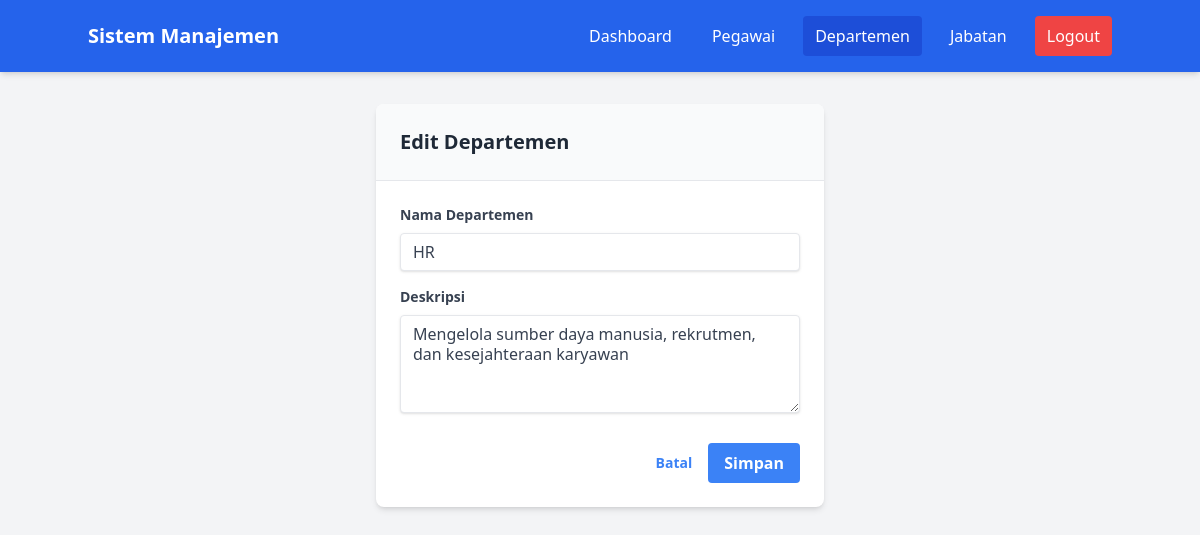
The page /pages/departemen/edit.php?id=9 (signed in) on the database its author committed.
### tables this page shows
CREATE TABLE `departemen` (
  `id` int(11) NOT NULL,
  `nama_departemen` varchar(100) NOT NULL,
  `deskripsi` text DEFAULT NULL
);

### pages/departemen/edit.php (the view, shortened to what this page needs)
<?php
include '../../tampilan/navbar.php';
require_once '../../config/config.php';
$id = mysqli_real_escape_string($koneksi, $_GET['id']);
$query = "SELECT * FROM departemen WHERE id = '$id'";
$result = mysqli_query($koneksi, $query);
$departemen = mysqli_fetch_assoc($result);
?>
<div class="container mx-auto px-4 py-8">
    <div class="max-w-md mx-auto bg-white shadow-md rounded-lg overflow-hidden">
        <div class="p-6 bg-gray-50 border-b">
            <h3 class="text-xl font-semibold text-gray-800">Edit Departemen</h3>
        </div>
        <form action="../../proses/departemen/proses_edit.php" method="POST" class="p-6">
            <div class="mb-4">
                <label for="nama_departemen" class="block text-gray-700 text-sm font-bold mb-2">Nama Departemen</label>
                <input type="text" name="nama_departemen" id="nama_departemen" required
                       value="<?php echo htmlspecialchars($departemen['nama_departemen']); ?>"
                       class="shadow appearance-none border rounded w-full py-2 px-3 text-gray-700 leading-tight focus:outline-none focus:ring-2 focus:ring-blue-500"
                       placeholder="Masukkan nama departemen">
            </div>
            <div class="mb-6">
                <label for="deskripsi" class="block text-gray-700 text-sm font-bold mb-2">Deskripsi</label>
                <textarea name="deskripsi" id="deskripsi"
                          class="shadow appearance-none border rounded w-full py-2 px-3 text-gray-700 leading-tight focus:outline-none focus:ring-2 focus:ring-blue-500"
                          placeholder="Masukkan deskripsi departemen" rows="4"><?php echo htmlspecialchars($departemen['deskripsi'] ?? ''); ?></textarea>
            </div>
            <div class="flex items-center justify-end space-x-4">
                <a href="index.php" class="inline-block align-baseline font-bold text-sm text-blue-500 hover:text-blue-800">
                    Batal
                </a>
                <button type="submit" class="bg-blue-500 hover:bg-blue-700 text-white font-bold py-2 px-4 rounded focus:outline-none focus:shadow-outline">
                    Simpan
                </button>
            </div>
        </form>
    </div>
</div>
</body>
</html>

### rows shown on the page
departemen: nama_departemen "HR", deskripsi "Mengelola sumber daya manusia, rekrutmen, dan kesejahteraan karyawan"
